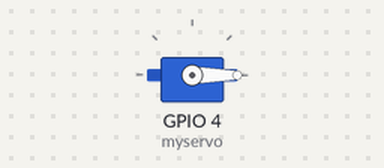
Simulated run of this sketch. Board: ESP32. On the bench: servo.

Above: at 0.05 s.
At 0.55 s:
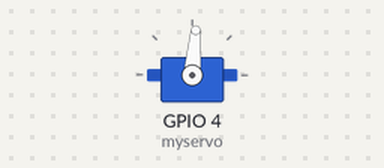
At 1.05 s:
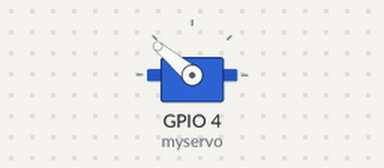
At 2.05 s:
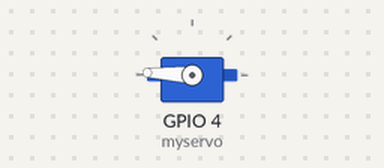
Timing chart, 0 to 4.7 s (numbered marks = the images above):
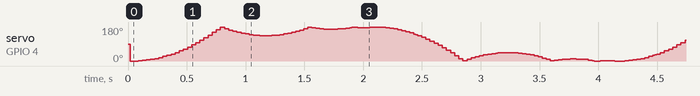

The sketch:

servotest.ino
```cpp
#include <ESP32Servo.h>

Servo myservo;
int delayVal = 16;
int timePast = 0;
int frameCount = 0;
int numFrames = 240;

float mapf(float p, float a1, float a2, float b1, float b2) {
	return (p - a1) * (b2 - b1) / (a2 - a1) + b1;
}

float period(float p) {
  return -0.5 * cos(TWO_PI * p) + 0.5;
}

float easeOutBounce(float p) {
  float n1 = 7.5625;
  float d1 = 2.75;

  if (p < 1 / d1) {
     return n1 * p * p;
  } else if (p < 2 / d1) {
    return n1 * (p -= 1.5 / d1) * p + 0.75;
  } else if (p < 2.5 / d1) {
    return n1 * (p -= 2.25 / d1) * p + 0.9375;
  } else {
    return n1 * (p -= 2.625 / d1) * p + 0.984375;
  }

}

void setup() {
  myservo.attach(4, 1000, 2000);

}

void loop() {
  if ((millis() - timePast) > delayVal) {
    float t = mapf(frameCount % numFrames, 0, numFrames, 0, 1);

    if (t < 0.5) myservo.write((int) floorf(easeOutBounce(t*2) * 180));
    else myservo.write((int) floorf(mapf(easeOutBounce((t-0.5)*2), 0, 1, 180, 0)));

    frameCount++;
    timePast = millis();
  }
}
```
